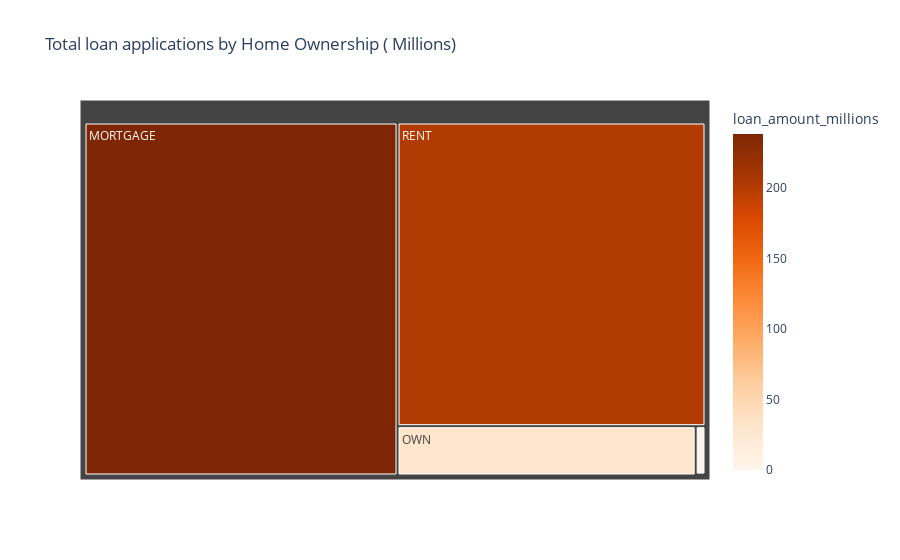

The notebook cell saved with this chart:
### Markdown cell above
### Home ownership by Total Loan Applications

### Code cell
home_loan_applications = df.groupby('home_ownership') ['id'].count().reset_index()
home_loan_applications['loan_amount_millions'] = home_loan_applications['id'] / 1_000_000

fig = px.treemap(
    home_received,
    path=['home_ownership'],
    values='loan_amount_millions',
    color='loan_amount_millions',
    color_continuous_scale='oranges',
    title='Total loan applications by Home Ownership ( Millions)'
)

fig.show()

### Figure 1 — Plotly figure (JSON) as saved in the notebook; plotly's stock layout.template omitted (floating-point values rounded to 4 significant figures)
{"data": [{"branchvalues": "total", "customdata": [[238.5], [0.01905], [1.025], [31.73], [201.8]], "domain": {"x": [0, 1], "y": [0, 1]}, "hovertemplate": "labels=%{label}<br>loan_amount_millions_sum=%{value}<br>parent=%{parent}<br>id=%{id}<br>loan_amount_millions=%{color}<extra></extra>", "ids": ["MORTGAGE", "NONE", "OTHER", "OWN", "RENT"], "labels": ["MORTGAGE", "NONE", "OTHER", "OWN", "RENT"], "marker": {"coloraxis": "coloraxis", "colors": [238.5, 0.01905, 1.025, 31.73, 201.8]}, "name": "", "parents": ["", "", "", "", ""], "type": "treemap", "values": [238.5, 0.01905, 1.025, 31.73, 201.8]}], "layout": {"coloraxis": {"colorbar": {"title": {"text": "loan_amount_millions"}}, "colorscale": [[0, "rgb(255,245,235)"], [0.125, "rgb(254,230,206)"], [0.25, "rgb(253,208,162)"], [0.375, "rgb(253,174,107)"], [0.5, "rgb(253,141,60)"], [0.625, "rgb(241,105,19)"], [0.75, "rgb(217,72,1)"], [0.875, "rgb(166,54,3)"], [1, "rgb(127,39,4)"]]}, "legend": {"tracegroupgap": 0}, "title": {"text": "Total loan applications by Home Ownership ( Millions)"}}}
